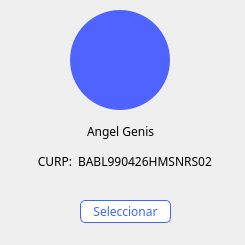
<?xml version="1.0" encoding="UTF-8"?>
<ui version="4.0">
 <class>recepcionista_tarjeta_pacientes_internados</class>
 <widget class="QWidget" name="recepcionista_tarjeta_pacientes_internados">
  <property name="geometry">
   <rect>
    <x>0</x>
    <y>0</y>
    <width>245</width>
    <height>245</height>
   </rect>
  </property>
  <property name="minimumSize">
   <size>
    <width>245</width>
    <height>245</height>
   </size>
  </property>
  <property name="maximumSize">
   <size>
    <width>245</width>
    <height>245</height>
   </size>
  </property>
  <property name="windowTitle">
   <string>Form</string>
  </property>
  <widget class="QPushButton" name="btn_visualizar">
   <property name="geometry">
    <rect>
     <x>80</x>
     <y>200</y>
     <width>91</width>
     <height>23</height>
    </rect>
   </property>
   <property name="font">
    <font>
     <family>Montserrat</family>
    </font>
   </property>
   <property name="styleSheet">
    <string notr="true">*{
	background-color: white;
	color: #3E64FF;
	border: 1px solid #3E64FF;
	border-radius: 5px;
	padding: 5px;
}

:hover{
	color: white;
	background-color: #3E64FF;
}</string>
   </property>
   <property name="text">
    <string>Seleccionar</string>
   </property>
  </widget>
  <widget class="QWidget" name="layoutWidget_2">
   <property name="geometry">
    <rect>
     <x>10</x>
     <y>150</y>
     <width>230</width>
     <height>22</height>
    </rect>
   </property>
   <layout class="QHBoxLayout" name="horizontalLayout_11">
    <item>
     <spacer name="horizontalSpacer_21">
      <property name="orientation">
       <enum>Qt::Horizontal</enum>
      </property>
      <property name="sizeHint" stdset="0">
       <size>
        <width>40</width>
        <height>20</height>
       </size>
      </property>
     </spacer>
    </item>
    <item>
     <widget class="QLabel" name="label_6">
      <property name="font">
       <font>
        <family>Montserrat</family>
       </font>
      </property>
      <property name="text">
       <string>CURP:</string>
      </property>
      <property name="alignment">
       <set>Qt::AlignRight|Qt::AlignTrailing|Qt::AlignVCenter</set>
      </property>
     </widget>
    </item>
    <item>
     <widget class="QLabel" name="curp_paciente">
      <property name="font">
       <font>
        <family>Montserrat</family>
       </font>
      </property>
      <property name="text">
       <string>BABL990426HMSNRS02</string>
      </property>
     </widget>
    </item>
    <item>
     <spacer name="horizontalSpacer_22">
      <property name="orientation">
       <enum>Qt::Horizontal</enum>
      </property>
      <property name="sizeHint" stdset="0">
       <size>
        <width>40</width>
        <height>20</height>
       </size>
      </property>
     </spacer>
    </item>
   </layout>
  </widget>
  <widget class="QWidget" name="layoutWidget_3">
   <property name="geometry">
    <rect>
     <x>30</x>
     <y>120</y>
     <width>182</width>
     <height>22</height>
    </rect>
   </property>
   <layout class="QHBoxLayout" name="horizontalLayout_12">
    <item>
     <spacer name="horizontalSpacer_23">
      <property name="orientation">
       <enum>Qt::Horizontal</enum>
      </property>
      <property name="sizeHint" stdset="0">
       <size>
        <width>40</width>
        <height>20</height>
       </size>
      </property>
     </spacer>
    </item>
    <item>
     <widget class="QLabel" name="nombre_paciente">
      <property name="font">
       <font>
        <family>Montserrat</family>
       </font>
      </property>
      <property name="text">
       <string>Angel Genis</string>
      </property>
     </widget>
    </item>
    <item>
     <spacer name="horizontalSpacer_24">
      <property name="orientation">
       <enum>Qt::Horizontal</enum>
      </property>
      <property name="sizeHint" stdset="0">
       <size>
        <width>40</width>
        <height>20</height>
       </size>
      </property>
     </spacer>
    </item>
   </layout>
  </widget>
  <widget class="QLabel" name="fotografia">
   <property name="geometry">
    <rect>
     <x>70</x>
     <y>10</y>
     <width>100</width>
     <height>100</height>
    </rect>
   </property>
   <property name="styleSheet">
    <string notr="true">border: none;
background: #4F64FF;
border-radius: 50px;</string>
   </property>
   <property name="text">
    <string/>
   </property>
   <property name="scaledContents">
    <bool>true</bool>
   </property>
  </widget>
 </widget>
 <resources/>
 <connections/>
</ui>
